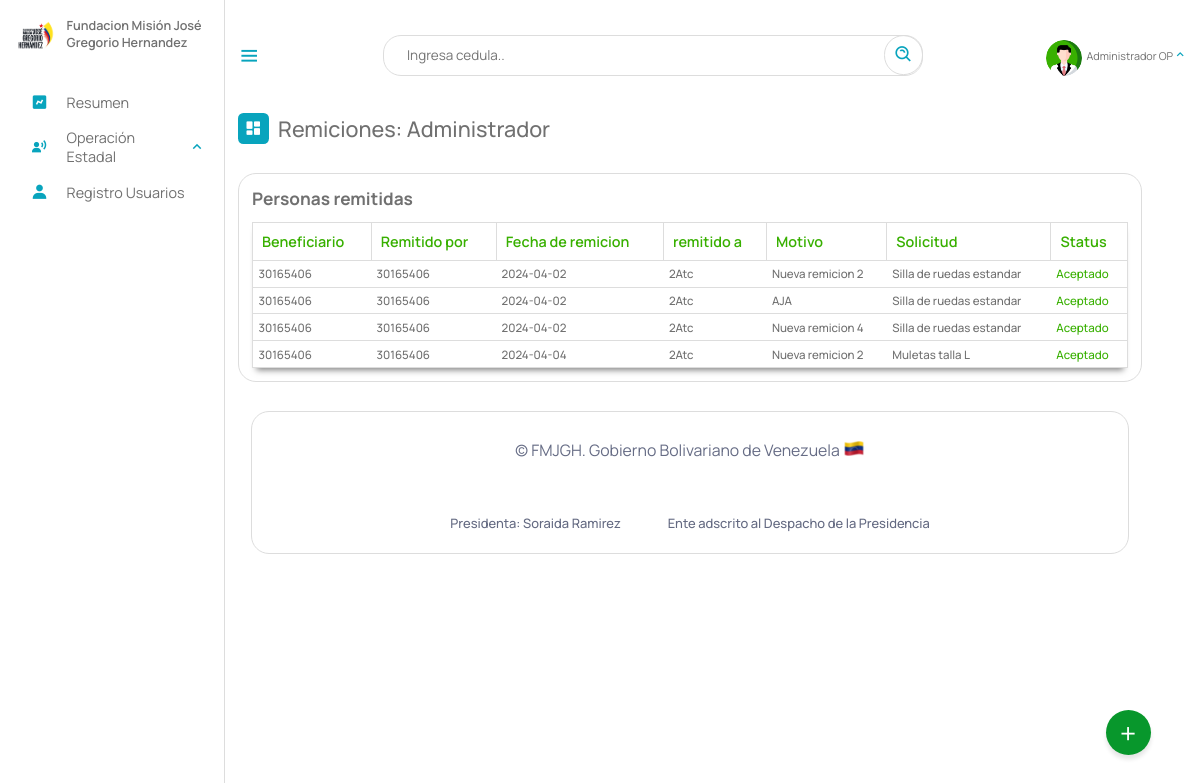
The page /Escritorio/01-remitidos_oac.php (signed in) on the database as committed earlier.
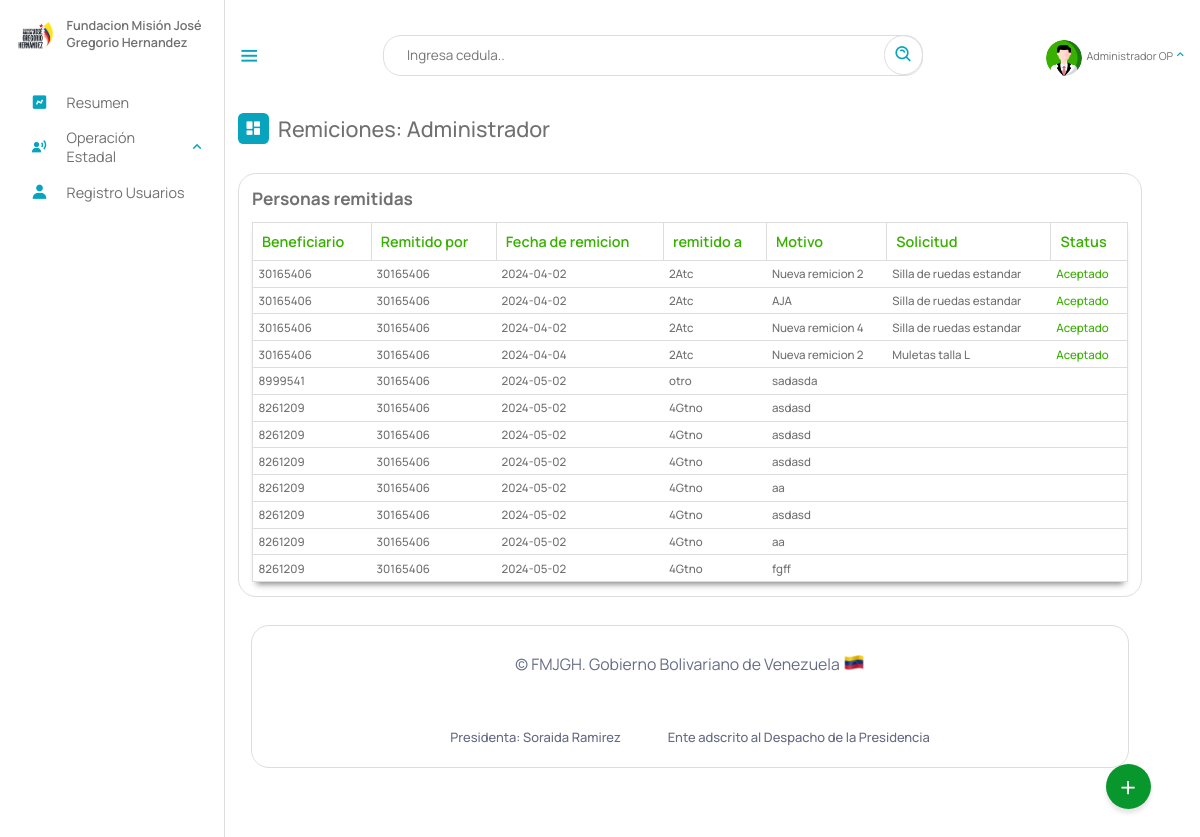
The same page on the database as committed later.
### tables this page shows
CREATE TABLE `remitidos` (
  `id` int(11) NOT NULL AUTO_INCREMENT,
  `cedula` int(12) NOT NULL,
  `departamento` varchar(5) NOT NULL,
  `coordinacion` varchar(12) DEFAULT NULL,
  `por` text NOT NULL,
  `gerencia_remitente` varchar(5) NOT NULL,
  `fecha` date NOT NULL,
  `motivo` text NOT NULL,
  `statu` text DEFAULT NULL,
  `informe` varchar(2048) DEFAULT NULL,
  `solicitud` text DEFAULT NULL,
  PRIMARY KEY (`id`),
  KEY `cedula` (`cedula`),
  KEY `departamento` (`departamento`),
  KEY `gerencia_remitente` (`gerencia_remitente`),
  KEY `coordinacion` (`coordinacion`),
  CONSTRAINT `remitidos_ibfk_1` FOREIGN KEY (`departamento`) REFERENCES `gerencia` (`id`) ON DELETE CASCADE ON UPDATE CASCADE,
  CONSTRAINT `remitidos_ibfk_2` FOREIGN KEY (`gerencia_remitente`) REFERENCES `gerencia` (`id`) ON DELETE CASCADE
);

### php/6-remitir.php (called while the page is built, shortened)
<?php
include_once("ManejadorBD.php");
class remitido extends ManejadorBD{
		private $gerencia;
        private $cnn;
        public function __construct($tipoConexion){
            $this->cnn = parent::conectar($tipoConexion);
        }
		public function setgerencia($gerencia)
		{
		    $this->gerencia = $gerencia;
		}
		public function consultarTodosRemitidosOAC(){
			try{
				$stmt = $this->cnn->prepare("SELECT * FROM remitidos WHERE gerencia_remitente = :gerencia");
				$stmt->setFetchMode(PDO::FETCH_ASSOC);
				$stmt->bindParam(':gerencia', $this->gerencia);
				$stmt->execute();
				return $stmt->fetchAll();
	        }catch(PDOException $error) {
				echo "Error: ejecutando consulta SQL.".$error->getMessage();
				exit();
	        }
		}
}

### php/ManejadorBD.php (called while the page is built, shortened)
<?php
	class ManejadorBD extends PDO {
		public $srv	= SRV;
		public $usr	= USR;
		public $pas	= PAS;
		public $dbn	= BDN;
		public function conectar($tipoConexion){
			try{
				switch ($tipoConexion) {
				    case 1:
				        $dsn = "mysql:host=$this->srv;dbname=$this->dbn";
				        break;
				}
				$dbh = new PDO($dsn, $this->usr, $this->pas);
    			$dbh->setAttribute(PDO::ATTR_ERRMODE, PDO::ERRMODE_EXCEPTION);
			}catch(PDOException $error){
                echo "Error al Conectar con la Base de Datos: ".$error->getMessage();
                exit();
			}
            $this->conexionBD = $dbh;
			return $this->conexionBD;
		}
	}
?>

### Escritorio/01-remitidos_oac.php (the view, shortened to what the changed rows need)
<?php
include_once("partearriba.php");
?>
<div class="dash-contenido">
    <div class="tabla-atencion">
        <h2>Personas remitidas</h2>
        <table>
            <thead>
                <tr>
                    <th>Beneficiario</th>
                    <th>Remitido por</th>
                    <th>Fecha de remicion</th>
                    <th>remitido a</th>
                    <th>Motivo</th>
                    <th>Solicitud</th>
                    <th>Status</th>
                </tr>
            </thead>
            <tbody>
                <?php
                include_once("../php/6-remitir.php");
                $aten = new remitido(1);
                if ($rol == "Superusuario") {
                    $consulta = $aten->consultarTodosRemitidosSUPERADMIN();
                    $cantidadRegistros = count($consulta);
                    if ($consulta) {
                        foreach ($consulta as $registros) {
                        ?>
                            <tr>
                                <td><?php echo $registros["cedula"] ?></td>
                                <td><?php echo $registros["por"] . " <span style='color: blue;'><b>[" . $registros["gerencia_remitente"] . "]</b></span>" ?></td>
                                <td><?php echo $registros["fecha"] ?></td>
                                <td><?php echo $registros["departamento"] ?></td>
                                <td><?php echo $registros["motivo"] ?></td>
                                <td><?php echo $registros["solicitud"] ?></td>
                                <?php if ($registros["statu"] == "Aceptado") { ?>
                                    <td style="color: #38b000"><?php echo  $registros["statu"] ?></td>
                                <?php } elseif ($registros["statu"] == "Rechazado") { ?>
                                    <td style="color: #f16d64"><?php echo  $registros["statu"] ?></td>
                                <?php   }else{
                                    echo "<td></td>";
                                } ?>
                            </tr>
                        <?php
                        }
                    }
                } else {
                    $aten->setgerencia($gerencia);
                    $consulta = $aten->consultarTodosRemitidosOAC();
                    if ($consulta) {
                        foreach ($consulta as $registros) {
                        ?>
                            <tr>
                                <td><?php echo $registros["cedula"] ?></td>
                                <td><?php echo $registros["por"]  ?></td>
                                <td><?php echo $registros["fecha"] ?></td>
                                <td><?php echo $registros["departamento"] ?></td>
                                <td><?php echo $registros["motivo"] ?></td>
                                <td><?php echo $registros["solicitud"] ?></td>
                                <?php if ($registros["statu"] == "Aceptado") { ?>
                                    <td style="color: #38b000"><?php echo  $registros["statu"] ?></td>
                                <?php } elseif ($registros["statu"] == "Rechazado") { ?>
                                    <td style="color: #f16d64"><?php echo  $registros["statu"] ?></td>
                                <?php   }else{
                                    echo "<td></td>";
                                } ?>
                            </tr>
                        <?php
                        }
                    }
                }
                ?>
            </tbody>
        </table>
    </div>
</div>
<?php
include_once("parteabajo.php");
?>

Rows that differ between the two databases and show on the page:
added remitidos: cedula "8999541", por "30165406", fecha "2024-05-02", departamento "otro", motivo "sadasda"
added remitidos: cedula "8261209", por "30165406", fecha "2024-05-02", departamento "4Gtno", motivo "asdasd"
added remitidos: cedula "8261209", por "30165406", fecha "2024-05-02", departamento "4Gtno", motivo "asdasd"
added remitidos: cedula "8261209", por "30165406", fecha "2024-05-02", departamento "4Gtno", motivo "asdasd"
added remitidos: cedula "8261209", por "30165406", fecha "2024-05-02", departamento "4Gtno", motivo "aa"
added remitidos: cedula "8261209", por "30165406", fecha "2024-05-02", departamento "4Gtno", motivo "asdasd"
added remitidos: cedula "8261209", por "30165406", fecha "2024-05-02", departamento "4Gtno", motivo "aa"
added remitidos: cedula "8261209", por "30165406", fecha "2024-05-02", departamento "4Gtno", motivo "fgff"
